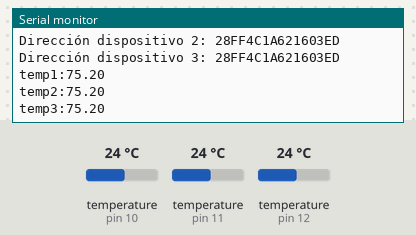
Bench run of a sketch on a simulated Arduino Uno, built with avr-gcc and run on an emulated ATmega328P. Parts: the last lines printed to the serial monitor. Inputs (shaded band) come from the test bench; at power-on: temperature (sensors on pin 10, pin 11, pin 12) 24 °C.

Above: at 1.3 s.
1.4 s: temperature (sensor on pin 10) set to 12 °C
At 4.6 s:
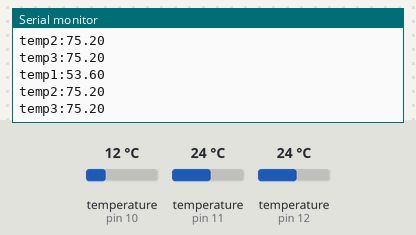
4.9 s: temperature (sensor on pin 11) set to 12 °C
At 7.1 s:
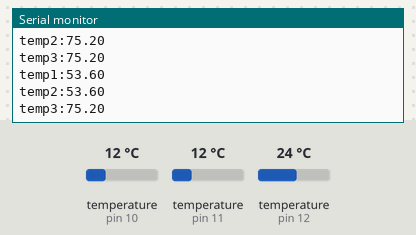
8.4 s: temperature (sensor on pin 12) set to 12 °C
At 9.6 s:
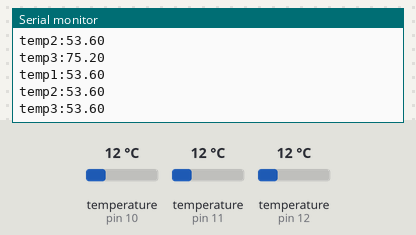
11.9 s: temperature (sensor on pin 10) set to 19 °C
At 14.5 s:
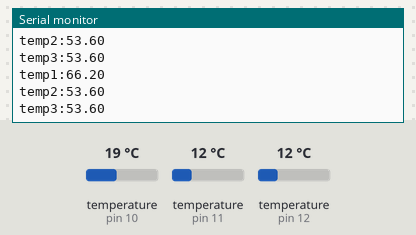
15.4 s: temperature (sensor on pin 11) set to 19 °C
At 16.9 s:
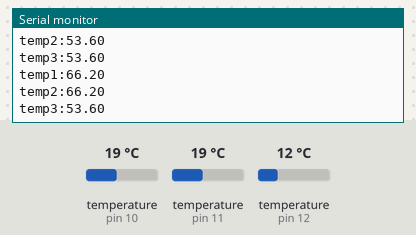
18.9 s: temperature (sensor on pin 12) set to 19 °C
At 20.5 s:
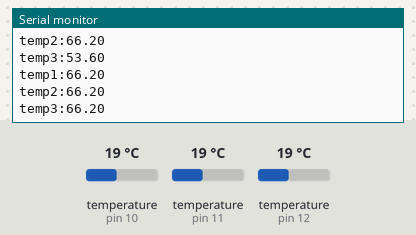
Timing chart, 0 to 22.0 s (numbered marks = the images above; inputs shaded):
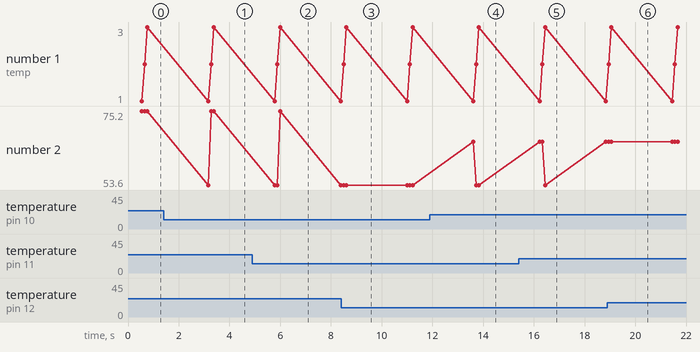

The sketch:

DS18B20_x3.ino
```cpp
// Librerías necesarias
#include <OneWire.h>
#include <DallasTemperature.h>
#include <SoftwareSerial.h>

// Pines de conexión para los sensores
#define ONE_WIRE_BUS_1 10
#define ONE_WIRE_BUS_2 11
#define ONE_WIRE_BUS_3 12

// Configuración para comunicarse con cualquier otro dispositivo OneWire
OneWire oneWire1(ONE_WIRE_BUS_1);
OneWire oneWire2(ONE_WIRE_BUS_2);
OneWire oneWire3(ONE_WIRE_BUS_3);

// Pasa nuestras referencias de oneWire a los sensores Dallas.
DallasTemperature sensors1(&oneWire1);
DallasTemperature sensors2(&oneWire2);
DallasTemperature sensors3(&oneWire3);

// Arrays para almacenar las direcciones de los dispositivos
DeviceAddress insideThermometer;
DeviceAddress sensor2Address;
DeviceAddress sensor3Address;
/*
 * Funciones básicas del programa
 */

// Imprimir la dirección de los dispositivos
void printAddress(DeviceAddress deviceAddress)
{
  for (uint8_t i = 0; i < 8; i++)
  {
    if (deviceAddress[i] < 16) Serial.print("0");
    Serial.print(deviceAddress[i], HEX);
  }
}

//#################################################################################
// Función para imprimir temp1
//#################################################################################
void printTemperature(DeviceAddress deviceAddress)
{
  // Temperatura en unidad Fahrenheit
  float tempF = sensors1.getTempF(deviceAddress);
  if (tempF == DEVICE_DISCONNECTED_F)
  {
    Serial.println("Error: No se puede leer la temperatura");
    Serial.println("");
    return;
  }

  // Imprimir la temperatura en grados Fahrenheit
  Serial.print(tempF);

  // Enviar la temperatura al servidor a través del puerto serie
  sendTemperature(tempF);
}

//#################################################################################
// Función para imprimir temp2
//#################################################################################
void printTemperature2(DeviceAddress deviceAddress)
{
  // Temperatura en unidad Fahrenheit
  float tempF = sensors2.getTempF(deviceAddress);
  if (tempF == DEVICE_DISCONNECTED_F)
  {
    Serial.println("Error: No se puede leer la temperatura");
    Serial.println("");
    return;
  }

  // Imprimir la temperatura en grados Fahrenheit
  Serial.print(tempF);

  // Enviar la temperatura al servidor a través del puerto serie
  sendTemperature(tempF);
}

//#################################################################################
// Función para imprimir temp3
//#################################################################################
void printTemperature3(DeviceAddress deviceAddress)
{
  // Temperatura en unidad Fahrenheit
  float tempF = sensors3.getTempF(deviceAddress);
  if (tempF == DEVICE_DISCONNECTED_F)
  {
    Serial.println("Error: No se puede leer la temperatura");
    Serial.println("");
    return;
  }

  // Imprimir la temperatura en grados Fahrenheit
  Serial.print(tempF);

  // Enviar la temperatura al servidor a través del puerto serie
  sendTemperature(tempF);
}

//#################################################################################
// Función para enviar la temperatura al servidor a través del puerto serie
//#################################################################################
void sendTemperature(String sensorName, float temperature)
{
  Serial.print(sensorName);
  Serial.print(":");
  Serial.println(temperature);
}

//#################################################################################
// Función para imprimir todas las temperaturas
//#################################################################################
void printAllTemperatures()
{
  sensors1.requestTemperatures();
  float temp1 = sensors1.getTempF(insideThermometer);
  sendTemperature("temp1", temp1);

  sensors2.requestTemperatures();
  float temp2 = sensors2.getTempF(sensor2Address);
  sendTemperature("temp2", temp2);

  sensors3.requestTemperatures();
  float temp3 = sensors3.getTempF(sensor3Address);
  sendTemperature("temp3", temp3);
}

// Función para enviar la temperatura al servidor a través del puerto serie
void sendTemperature(float temperature)
{
  Serial.print(" ----------> ");
  Serial.print(temperature);
  Serial.println("");
}

/*
 * Función principal. Pregunta las temperaturas a los sensores
 */
void setup()
{
  // Configuración del monitor serie
  Serial.begin(9600);

  sensors1.begin();
  sensors2.begin();
  sensors3.begin();

  if (!sensors1.getAddress(insideThermometer, 0))
  {
    Serial.println("No se encontró la dirección del Sensor 1");
  }

  if (!sensors2.getAddress(sensor2Address, 0))
  {
    Serial.println("No se encontró la dirección del Sensor 2");
  }

  if (!sensors3.getAddress(sensor3Address, 0))
  {
    Serial.println("No se encontró la dirección del Sensor 3");
  }

  // Imprimir las direcciones de los dispositivos
  Serial.println("");
  Serial.print("Dirección dispositivo 1: ");
  printAddress(insideThermometer);
  Serial.println();

  Serial.print("Dirección dispositivo 2: ");
  printAddress(sensor2Address);
  Serial.println();

  Serial.print("Dirección dispositivo 3: ");
  printAddress(sensor3Address);
  Serial.println();


  // Establecer la resolución de los sensores a 9 bits
  sensors1.setResolution(insideThermometer, 9);
  sensors2.setResolution(sensor2Address, 9);
  sensors3.setResolution(sensor3Address, 9);
}

void loop()
{
  // Enviar una petición a los sensores para que nos devuelvan la temperatura
  sensors1.requestTemperatures();
  sensors2.requestTemperatures();
  sensors3.requestTemperatures();

  // Imprimir todas las temperaturas
  printAllTemperatures();

  delay(2000);
}
```

Measured:
- after the input at 1.4 s, the serial monitor: prints a new line after 1.8 s (image 1)
- after the input at 4.9 s, the serial monitor: prints a new line after 0.99 s (image 2)
- after the input at 8.4 s, the serial monitor: prints a new line after 0.21 s (image 3)
- after the input at 11.9 s, the serial monitor: prints a new line after 1.7 s (image 4)
- after the input at 15.4 s, the serial monitor: prints a new line after 0.94 s (image 5)
- after the input at 18.9 s, the serial monitor: prints a new line after 0.16 s (image 6)
